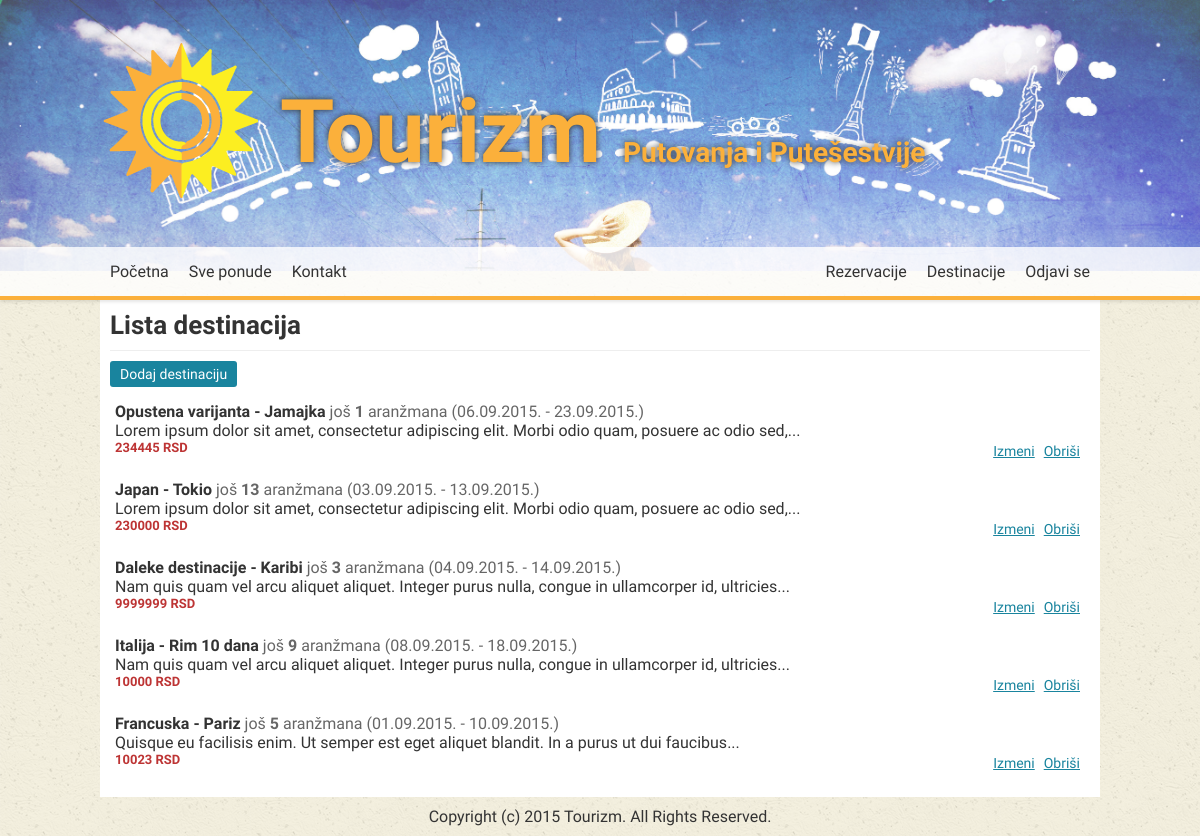
Page /admin/manage-destinations.php (signed in) on the earlier database version.
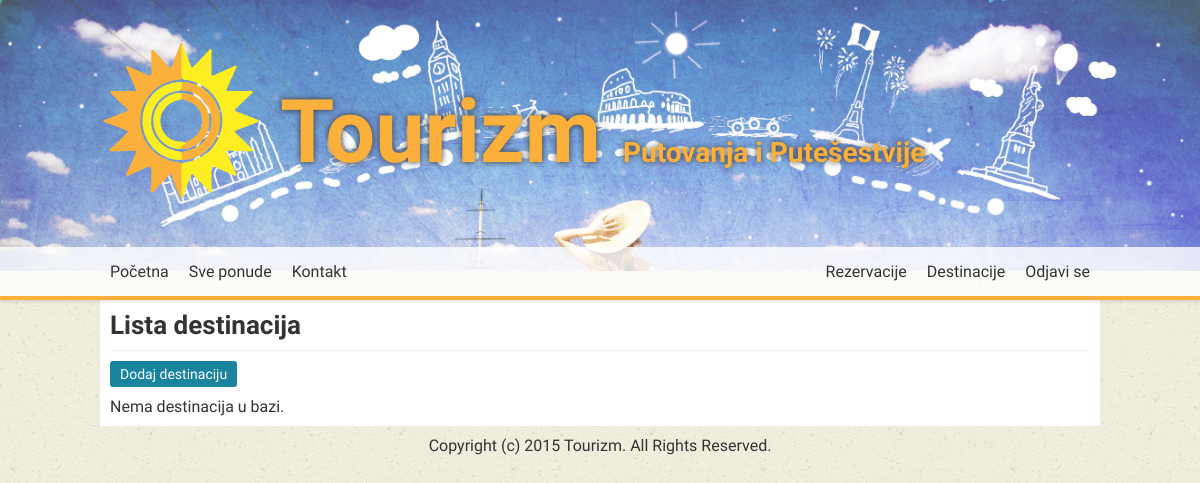
Same page on the later database version.
### tables this page shows
CREATE TABLE `destinations` (
  `id` INT NOT NULL AUTO_INCREMENT,
  `name` VARCHAR(255) NULL,
  `description` TEXT NULL,
  `price` INT NULL,
  `date_from` DATETIME NULL,
  `date_to` DATETIME NULL,
  PRIMARY KEY (`id`));

### includes/app.class.php (called while the page is built, shortened)
<?php
class App
{
   function __construct()
   {
      $this->connection = $this->connect_to_db();
   }
   function connect_to_db()
   {
     $db_user = "root";
     $db_pass = "";
     $hostname = "localhost";
     $db_name   = "tourizm";
     $conn = new mysqli( $hostname, $db_user, $db_pass, $db_name );
     return $conn;
   }
   function user_logged_in()
   {
     if ( isset( $_SESSION['username'] ) )
     {
         return $_SESSION['username'];
     }
     return false;
   }
   function get_reservatons_left( $destination )
   {
      $total_quota = $destination->total_quota;
      $reservations = $this->get_reservations_for_destination( $destination->id );
      $total_reservations = count( $reservations );
      return (int) $total_quota - (int) $total_reservations;
   }
   function get_reservations_for_destination( $destination_id )
   {
     $conn = $this->connect_to_db();
     $sql = "SELECT * FROM reservations WHERE destination_id = '$destination_id'";
     $result = $conn->query( $sql );
     $reservations = array();
     if ( $result->num_rows > 0 )
     {
       while ( $destination = $result->fetch_object() )
       {
         $reservations[] = $destination;
       }
       return $reservations;
     }
     else
     {
       return false;
     }
   }
   function get_excerpt( $str, $startPos=0, $maxLength=100 ) {
   	if( strlen( $str ) > $maxLength ) {
   		$excerpt   = substr( $str, $startPos, $maxLength-3 );
   		$lastSpace = strrpos( $excerpt, ' ' );
   		$excerpt   = substr( $excerpt, 0, $lastSpace );
   		$excerpt  .= '...';
   	} else {
   		$excerpt = $str;
   	}
   	return $excerpt;
   }
}
?>

### includes/destination.class.php (called while the page is built, shortened)
<?php
class Destination extends App
{
   public $total;
   public function __construct( $row = array() )
   {
      $this->list			= array();
		$this->total		= 0;
      $this->id = (int) ( isset($row['id']) ? $row['id'] : 0 );
      $this->name = ( isset($row['name']) ? $row['name'] : "" );
      $this->description = ( isset($row['description']) ? $row['description'] : "" );
      $this->price = (int) ( isset($row['price']) ? $row['price'] : 0 );
      $this->date_from = isset($row['date_from']) ? new DateTime($row['date_from']) : new DateTime();
      $this->date_to = isset($row['date_to']) ? new DateTime($row['date_to']) : new DateTime();
      $this->total_quota = (int) ( isset($row['total_quota']) ? $row['total_quota'] : 0 );
   }
   function get_destinations( $limit = 0, $start = 0 )
   {
     if ( $limit != 0 )
     {
        $sql = "SELECT * FROM destinations ORDER BY id DESC LIMIT $start, $limit";
     }
     else
     {
        $sql = "SELECT * FROM destinations ORDER BY id DESC";
     }
     $result = $this->connection->query( $sql );
     if ( $result->num_rows > 0 )
     {
       while( $destination = $result->fetch_assoc() )
       {
          $this->list[] = new self($destination);
          $this->total++;
       }
       return true;
     }
     else
     {
       return false;
     }
   }
}
?>

### admin/manage-destinations.php (the view, shortened to what this page needs)
<?php
  include('../includes/app.class.php');
  $app = new App();
  include('../includes/destination.class.php');
  $destination = new Destination();
  if ( !$destination->user_logged_in() )
  {
    header('Location: ../login.php');
  }
  else
  {
    $destination->get_destinations();
?>
<!DOCTYPE html>
<html>
  <head>
    <link rel="stylesheet" type="text/css" href="../css/style.css" />
  </head>
  <body>
    <?php include('../includes/header.php') ?>
    <section class="main content">
      <h1>Lista destinacija</h1>
      <ul class="admin-submenu clearfix">
        <li>
          <a href="add-destination.php">Dodaj destinaciju</a>
        </li>
      </ul>
      <div class="admin-destinations">
        <?php
        if ( $destination->list )
        {
         foreach ( $destination->list as $destination )
         { ?>
          <div class="destination clearfix">
            <h1><?php echo $destination->name; ?> <small>još <span class="bold"><?php echo $app->get_reservatons_left( $destination ); ?></span> aranžmana (<time><?php echo $destination->date_from->format('d.m.Y.'); ?></time> - <time><?php echo $destination->date_to->format('d.m.Y.'); ?></time>)</small></h1>
            <p><?php echo $app->get_excerpt( $destination->description ); ?></p>
            <div class="control">
              <a href="edit-destination.php?id=<?php echo $destination->id; ?>">Izmeni</a>
              <a href="delete-destination.php?id=<?php echo $destination->id; ?>" data-role="del">Obriši</a>
            </div>
            <div class="destination-price">
              <?php echo $destination->price; ?> RSD
            </div>
          </div>
        <?php
        }
      }
      else
      {
      ?>
      <p>
        Nema destinacija u bazi.
      </p>
      <?php
      }
      ?>
      </div>
    </section>
    <?php include('../includes/footer.php') ?>
  </body>
</html>
<?php
  }
?>

### includes/header.php (shortened to what this page needs)
<header class="header">
  <div class="content clearfix">
    <a href="/tourizm/index.php">
      <div class="logo">
      </div>
      <div class="tagline">
        Tourizm <small>Putovanja i Putešestvije</small>
      </div>
    </a>
  </div>
  <nav class="navigation">
    <div class="content">
      <ul class="clearfix">
        <li>
          <a href="/tourizm/index.php">Početna</a>
        </li>
        <li>
          <a href="/tourizm/ponude.php">Sve ponude</a>
        </li>
        <li>
          <a href="/tourizm/kontakt.php">Kontakt</a>
        </li>
        <?php
          if (!$app->user_logged_in())
          {
        ?>
        <li class="admin-login">
          <a href="/tourizm/login.php">Administracija</a>
        </li>
        <?php
          }
          else
          {
        ?>
        <li class="admin-login">
          <a href="/tourizm/admin/logout.php">Odjavi se</a>
        </li>
        <li class="admin-login">
          <a href="/tourizm/admin/manage-destinations.php">Destinacije</a>
        </li>
        <li class="admin-login">
          <a href="/tourizm/admin/manage-reservations.php">Rezervacije</a>
        </li>
        <?php
          }
        ?>
      </ul>
    </div>
  </nav>
</header>

### includes/footer.php
<footer class="footer">
  <div class="content">
    Copyright (c) 2015 Tourizm. All Rights Reserved.
  </div>
</footer>

### css/style.css (style rules this page uses)
*, html, body { font-family: 'Asap', sans-serif; color: #333; font-size: 16px; padding: 0; margin: 0; }
html { -webkit-box-sizing: border-box; -moz-box-sizing: border-box; box-sizing: border-box; }
*, *:before, *:after { -webkit-box-sizing: inherit; -moz-box-sizing: inherit; box-sizing: inherit; }
body { background: url('../img/bg.png'); }
a { text-decoration: none; }
.header { position: relative; background: url('../img/header-bg.jpg') center top no-repeat; background-size: 100%; height: 300px; border-bottom: 4px solid #FBB03B; box-shadow: 0px 2px 3px rgba(0, 0, 0, 0.1);; z-index: 10; }
.header > .content { padding-top: 30px; }
section.main { background: #fff; padding: 10px; }
section.main > h1 { font-size: 26px; padding-bottom: 10px; margin-bottom: 5px; border-bottom: 1px solid #eee; }
.content { margin: 0 auto; width: 1000px; }
.main { position: relative; }
.logo { background: url('../img/logo.png') center no-repeat; height: 180px; width: 160px; float: left; text-indent: -9999px; }
.tagline { float: left; font-size: 88px; font-weight: bold; text-shadow: 0px 0px 6px #333; color: #FBB03B; margin-top: 50px; margin-left: 20px; }
.tagline small { color: #FBB03B; font-size: 28px; }
.header .navigation { position: absolute; bottom: 0; }
nav { display: block; width: 100%; background: rgba(255,255,255,0.8); padding: 10px; }
nav ul { list-style-type: none; padding: 0; margin: 0; }
nav ul li { display: block; float: left; }
nav ul li.admin-login { float: right; }
nav ul li a { display: block; padding: 5px 10px; color: #333; border-radius: 3px; }
.admin-submenu { list-style-type: none; margin: 10px 0; padding: 0; }
.admin-submenu li { float: left; }
.admin-submenu li a { display: inline-block; border: 0; margin: 0 5px 0 0; font-size: 14px; color: #fff; padding: 5px 10px; border-radius: 3px; background: rgb(25, 132, 158); }
.footer .content { padding: 10px; text-align: center; }
.clearfix:after { visibility: hidden; display: block; font-size: 0; content: " "; clear: both; height: 0; }
.clearfix { display: inline-block; }
.clearfix { display: block; }
.admin-destinations .destination .destination-price, .single-destination .destination-price, .destinations .destination .destination-price { color: rgb(189, 52, 52); font-weight: bold; font-size: 13px; }
.bold { font-weight: bold !important; }
.admin-destinations .destination { margin: 10px 0; padding: 5px; }
.admin-destinations .destination h1 * { color: #666; font-weight: normal; }
.admin-destinations .destination a { font-size: 14px; display: inline-block; margin: 3px 5px 0 0; text-decoration: underline; color: rgb(25, 132, 158); }
.control { float: right; }

Differences in the rows shown:
removed destinations: name "Opustena varijanta - Jamajka", reservatons_left "1", date_from "06.09.2015.", date_to "23.09.2015.", description "Lorem ipsum dolor sit amet, consectetur adipiscing elit. Morbi odio quam, posuere ac odio sed,...", price "234445"
removed destinations: name "Japan - Tokio", reservatons_left "13", date_from "03.09.2015.", date_to "13.09.2015.", description "Lorem ipsum dolor sit amet, consectetur adipiscing elit. Morbi odio quam, posuere ac odio sed,...", price "230000"
removed destinations: name "Daleke destinacije - Karibi", reservatons_left "3", date_from "04.09.2015.", date_to "14.09.2015.", description "Nam quis quam vel arcu aliquet aliquet. Integer purus nulla, congue in ullamcorper id, ultricies...", price "9999999"
removed destinations: name "Italija - Rim 10 dana", reservatons_left "9", date_from "08.09.2015.", date_to "18.09.2015.", description "Nam quis quam vel arcu aliquet aliquet. Integer purus nulla, congue in ullamcorper id, ultricies...", price "10000"
removed destinations: name "Francuska - Pariz", reservatons_left "5", date_from "01.09.2015.", date_to "10.09.2015.", description "Quisque eu facilisis enim. Ut semper est eget aliquet blandit. In a purus ut dui faucibus...", price "10023"
Other differences:
text now shown: "Nema destinacija u bazi."
